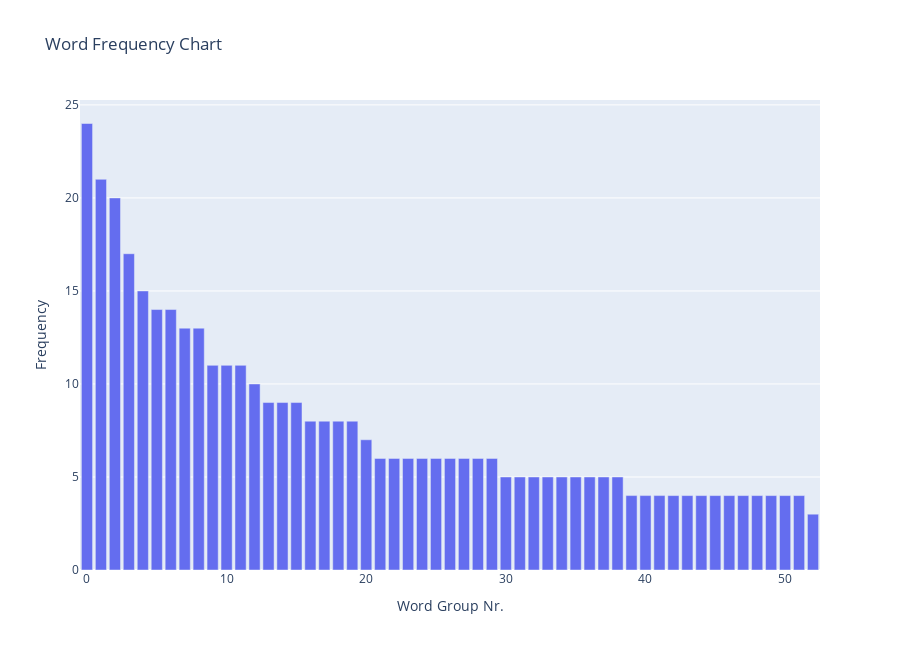

Notebook cell for this chart:
### Code cell
topic_freq_barchart = create_topicFreq_chart(word_associations_df, chart_title="Word Frequency Chart", xaxis_title="Word Group Nr.")

topic_freq_barchart

### Figure 1 — Plotly figure (JSON) as saved in the notebook; plotly's stock layout.template omitted (floating-point values rounded to 4 significant figures)
{"data": [{"alignmentgroup": "True", "customdata": [["wide, expansive, range, vast, ranging"], ["inexpensive, cheap, affordable, cost, expensive"], ["amazing, best, fantastic, great, awesome"], ["reliable, trustworthy, downloadable, cloud, downloads"], ["resource, resources, resourceful, sources, sourceful"], ["illustrations, graphics, designs, visuals, aesthetic"], ["complete, whole, extensive, full, all"], ["useful, convenient, helpful, beneficial, helpfull"], ["resources, vast, tons, lots, reasources"], ["quality, made, high, good, designed"], ["diverse, diversity, diversified, versatile, culturally"], ["homework, grammar, fresh, simplified, "], ["kids, children, age, young, ages"], ["friendly, student, teacher, education, homeschool"], ["teacher, educational, curriculum, academic, elementary"], ["accessable, accessibly, accessible, presentable, measurable"], ["español, juegos, worksheets, worksheet, amzon"], ["easy, ease, easily, download, accessible"], ["creative, creativity, innovative, imaginative, ideas"], ["options, choices, choice, multiple, keys"], ["grade, levels, level, levelized, learners"], ["adaptable, accommodable, adapted, compatible, acessible"], ["atractive, eye, attractive, catchcing, catching"], ["entertaining, exciting, enjoyable, inspiring, refreshing"], ["great, things, lessons, products, content"], ["timesaving, time, saving, plan, life"], ["important, essential, relevant, needed, applicable"], ["colorful, colorfull, colors, white, black"], ["informative, informational, interactive, electronic, news"], ["differentiated, differentiation, differention, different, learning"], ["user, friendly, very, , "], ["relavent, relattable, relatable, relavant, relieable"], ["searchable, search, find, hard, most"], ["varity, variaty, variable, quantity, pertnent"], ["level, levels, tiered, multi, on"], ["use, usage, ease, easy, simple"], ["activities, activity, interests, engaging, "], ["bundled, bundles, scaffolded, packed, eduacted"], ["clarity, concise, clear, clean, "], ["util, tool, useul, nuce, "], ["superior, supreme, greatest, top, teir"], ["joy, happy, cheerful, love, "], ["on, target, spot, brand, point"], ["easy, simple, easily, complex, "], ["everything, need, equipped, , "], ["standards, standard, based, , "], ["practical, functional, meaningful, , "], ["printable, printables, print, level, per"], ["convient, convienent, convinient, versitility, "], ["abundant, plentiful, abundance, bountiful, "], ["organized, structured, categorical, expansive, "], ["extraordinary, exceptional, unusual, unique, "], ["materials, material, quality, varied, best"]], "hovertemplate": "Label: %{x}<br>Frequency: %{y}<br>Top 5 words: %{customdata[0]}<extra></extra>", "legendgroup": "", "marker": {"color": "#646DEF", "pattern": {"shape": ""}}, "name": "", "offsetgroup": "", "orientation": "v", "showlegend": false, "textposition": "outside", "type": "bar", "x": [0, 1, 2, 3, 4, 5, 6, 7, 8, 9, 10, 11, 12, 13, 14, 15, 16, 17, 18, 19, 20, 21, 22, 23, 24, 25, 26, 27, 28, 29, 30, 31, 32, 33, 34, 35, 36, 37, 38, 39, 40, 41, 42, 43, 44, 45, 46, 47, 48, 49, 50, 51, 52], "xaxis": "x", "y": [24, 21, 20, 17, 15, 14, 14, 13, 13, 11, 11, 11, 10, 9, 9, 9, 8, 8, 8, 8, 7, 6, 6, 6, 6, 6, 6, 6, 6, 6, 5, 5, 5, 5, 5, 5, 5, 5, 5, 4, 4, 4, 4, 4, 4, 4, 4, 4, 4, 4, 4, 4, 3], "yaxis": "y"}], "layout": {"barmode": "relative", "height": 650, "legend": {"tracegroupgap": 0}, "title": {"text": "Word Frequency Chart"}, "uniformtext": {"minsize": 8, "mode": "hide"}, "xaxis": {"anchor": "y", "domain": [0, 1], "title": {"text": "Word Group Nr."}}, "yaxis": {"anchor": "x", "domain": [0, 1], "title": {"text": "Frequency"}}}}
